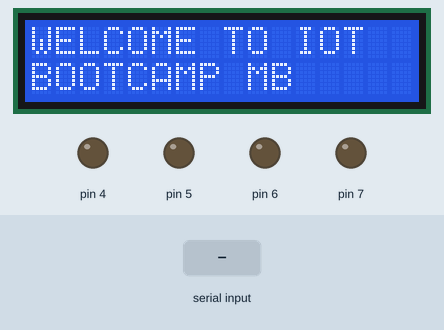
The sketch below on a simulated Arduino Uno, built with avr-gcc and run on an emulated ATmega328P. Parts: 16×2 character LCD, output pins drawn as LEDs (lit = HIGH). The inputs (shaded band) are chosen by the test bench. What the sketch prints to the serial monitor is not drawn.

Above: at 2.7 s.
2.8 s: "F" received over Serial
At 4.0 s:
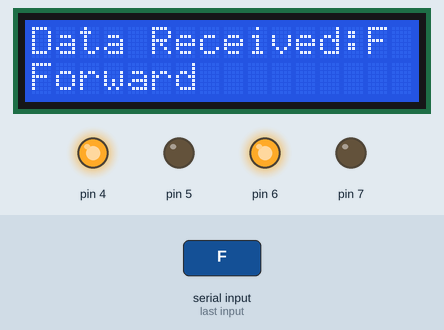
4.3 s: "B" received over Serial
At 5.4 s:
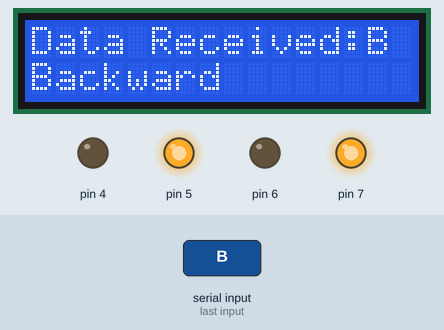
5.8 s: "L" received over Serial
At 6.5 s:
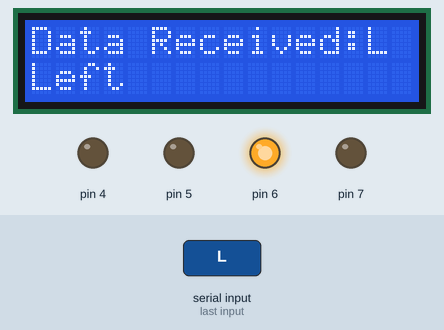
7.3 s: "R" received over Serial
At 7.7 s:
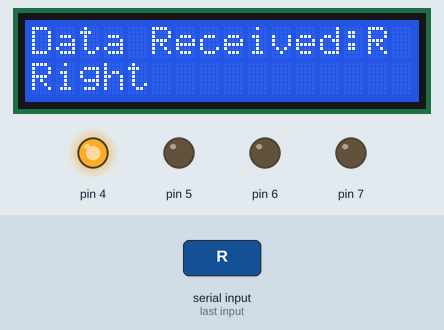
8.8 s: "S" received over Serial
At 10.0 s:
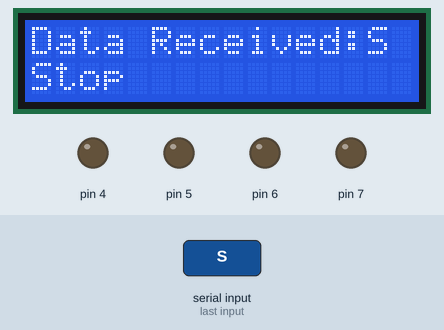
Timing chart, 0 to 11.3 s (numbered marks = the images above; inputs shaded):
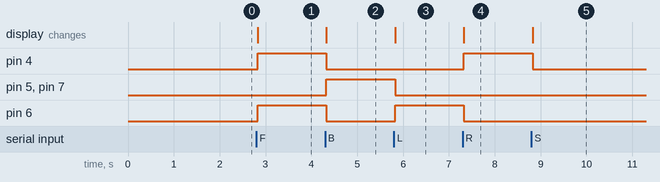

Measured:
- after the input at 2.8 s, pin 4, pin 6: LOW → HIGH at once; the display: changes at once (image 1)
- after the input at 4.3 s, pin 4, pin 6: HIGH → LOW at once; pin 5, pin 7: LOW → HIGH at once; the display: changes at once (image 2)
- after the input at 5.8 s, pin 5, pin 7: HIGH → LOW at once; pin 6: LOW → HIGH at once; the display: changes at once (image 3)
- after the input at 7.3 s, pin 4: LOW → HIGH at once; pin 6: HIGH → LOW at once; the display: changes at once (image 4)
- after the input at 8.8 s, pin 4: HIGH → LOW at once; the display: changes at once (image 5)

The sketch:

motor.ino
```cpp
/* Interfacing Motor Driver [L293d] and lcd
 *
 *  IN1 IN2 IN3 IN4  Direction
 *  1    0   1   0   Forward
 *  0    1   0   1   Backward
 *  1    0   0   0   Right
 *  0    0   1   0   Left
 *  0    0   0   0   Stop
 *  1    1   1   1   Stop
 *  0    1   0   0   Backward Right
 *  0    0   0   1   Backward Left
 *
 */
#include "LiquidCrystal.h"

LiquidCrystal lcd(A0,A1,A2,A3,A4,A5);//rs,en,D4,D5,D6,D7

void setup()
{
    lcd.begin(16,2);
    lcd.print("WELCOME TO IOT");
    lcd.setCursor(0,1);
    lcd.print("BOOTCAMP MB");
    delay(1000);
    for(int i=4;i<=7;i++)
    {
        pinMode(i,OUTPUT);
        digitalWrite(i,LOW);
    }
    Serial.begin(9600);
    Serial.println("Welcome To Robot Navigation Panel");
    delay(500);
}
void loop()
{
  while(Serial.available()>0)
  {
    char ch =Serial.read();
    Serial.println("Data Received:" +String(ch));
    delay(20);
    lcd.clear();
    lcd.print("Data Received:");
    lcd.print(ch);
    lcd.setCursor(0,1);
    if(ch=='F')
    {
      lcd.print("Forward");
      Serial.println("Moving Forward");
      digitalWrite(4,HIGH);
      digitalWrite(5,LOW);
      digitalWrite(6,HIGH);
      digitalWrite(7,LOW);
    }
    else if(ch=='B')
    {
      lcd.print("Backward");
      Serial.println("Moving Backward");
      digitalWrite(5,HIGH);
      digitalWrite(4,LOW);
      digitalWrite(7,HIGH);
      digitalWrite(6,LOW);
    }
    else if(ch=='L')
    {
      lcd.print("Left");
      Serial.println("Moving Left");
      digitalWrite(4,LOW);
      digitalWrite(5,LOW);
      digitalWrite(6,HIGH);
      digitalWrite(7,LOW);
    }
    else if(ch=='R')
    {
      lcd.print("Right");
      Serial.println("Moving RIGHT");
      digitalWrite(4,HIGH);
      digitalWrite(5,LOW);
      digitalWrite(6,LOW);
      digitalWrite(7,LOW);
    }
    else if(ch=='S')
    {
      lcd.print("Stop");
      Serial.println("Stop");
      digitalWrite(4,LOW);
      digitalWrite(5,LOW);
      digitalWrite(6,LOW);
      digitalWrite(7,LOW);
    }
  }
}
```
